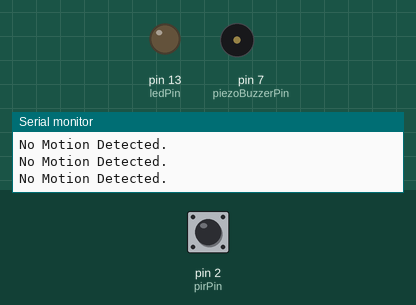
A sketch run on a simulated Arduino Uno, built with avr-gcc and run on an emulated ATmega328P. On the bench: output pins drawn as LEDs (lit = HIGH), buzzer (waves = sounding), the last lines printed to the serial monitor. Dashed ring = blinking. Inputs (shaded band) come from the test bench; at power-on: pin 2 (pirPin) LOW.

Above: at 6.2 s.
6.3 s: pin 2 (pirPin) driven HIGH
At 6.46 s:
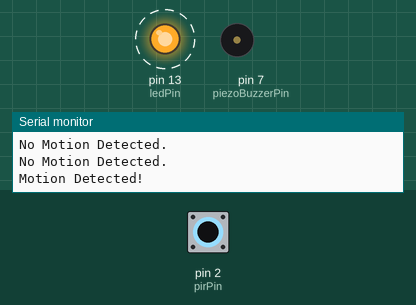
9.3 s: pin 2 (pirPin) driven LOW
At 9.71 s:
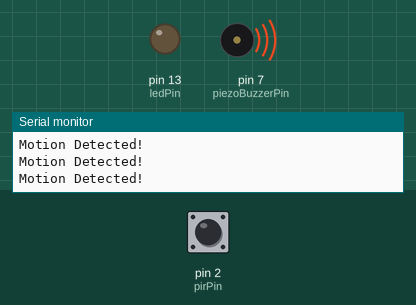
12.3 s: pin 2 (pirPin) pulsed HIGH 5 times (0.12 s each, 0.3 s apart)
At 12.67 s:
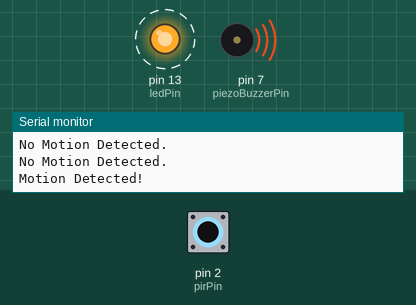
16.8 s: pin 2 (pirPin) pulsed HIGH 2 times (0.12 s each, 0.3 s apart)
At 16.96 s:
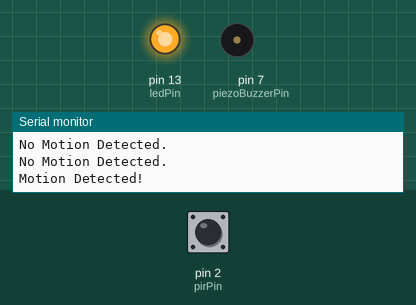
Timing chart, 0 to 19.8 s (numbered marks = the images above; inputs shaded):
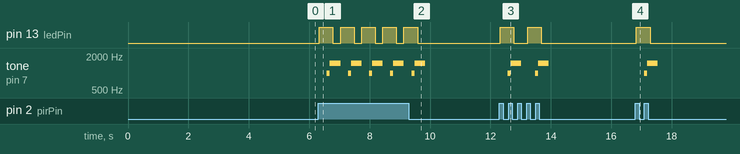

Measured:
- after the input at 6.3 s, pin 13 (ledPin): alternates HIGH for 0.45 s and LOW for 0.25 s, starting at once; tone on pin 7 (piezoBuzzerPin): silent → 1000 Hz after 0.29 s, then repeats every 0.70 s: 1500 Hz 0.35 s, silent 0.25 s, 1000 Hz 0.10 s
- after the input at 9.3 s, pin 13 (ledPin): goes on until 9.6 s, then stays LOW; tone on pin 7 (piezoBuzzerPin): goes on until 9.8 s, then stays silent
- after the input at 12.3 s, pin 13 (ledPin): alternates HIGH for 0.45 s and LOW for 0.46 s, 4 changes in all, then stays LOW, starting at once; tone on pin 7 (piezoBuzzerPin): plays 1000 Hz for 0.10 s, 1500 Hz for 0.35 s, 1000 Hz for 0.10 s, 1500 Hz for 0.35 s, starting after 0.27 s
- after the input at 16.8 s, pin 13 (ledPin): LOW → HIGH at once, → LOW 0.45 s later; tone on pin 7 (piezoBuzzerPin): silent → 1000 Hz after 0.29 s, → 1500 Hz 0.10 s later, → silent 0.35 s later

The sketch:

PIR-motion-sensor.ino
```cpp
int ledPin = 13;       // LED
int pirPin = 2;        // PIR sensor signal pin
int pirStat = 0;       // PIR sensor status
const int piezoBuzzerPin = 7;

void setup() {
  pinMode(piezoBuzzerPin, OUTPUT);
  pinMode(ledPin, OUTPUT);
  pinMode(pirPin, INPUT);
  Serial.begin(9600);
  Serial.println("Sensor warming up...");
  delay(5000);
  Serial.println("Ready..");

}

void loop() {
  pirStat = digitalRead(pirPin);
  if (pirStat == HIGH) {
    Serial.println("Motion Detected!");
    digitalWrite(ledPin, HIGH);
    delay(250);
    tone(piezoBuzzerPin, 1000);
    delay(100);
    tone(piezoBuzzerPin, 1500);
    delay(100);
    digitalWrite(ledPin, LOW);
    delay(250);
    noTone(piezoBuzzerPin);
  } else {
    digitalWrite(ledPin, LOW);
    Serial.println("No Motion Detected.");
  }
}
```
